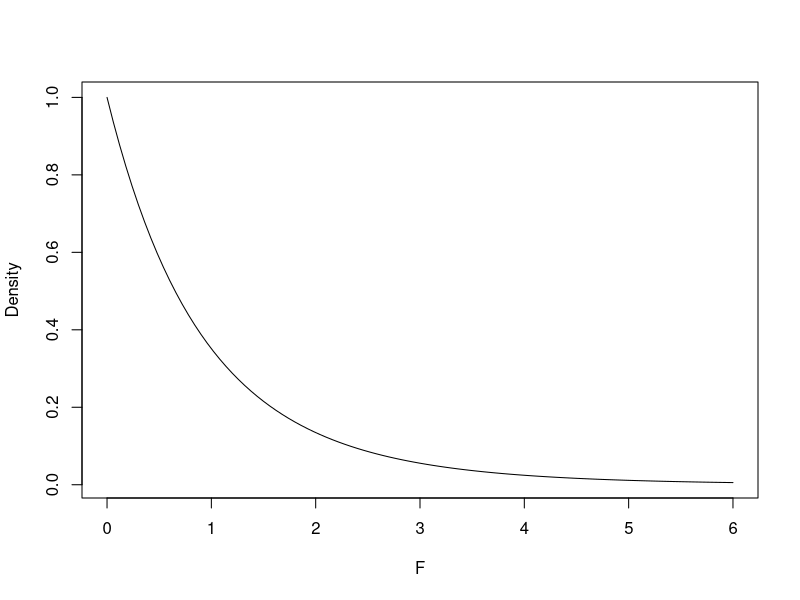
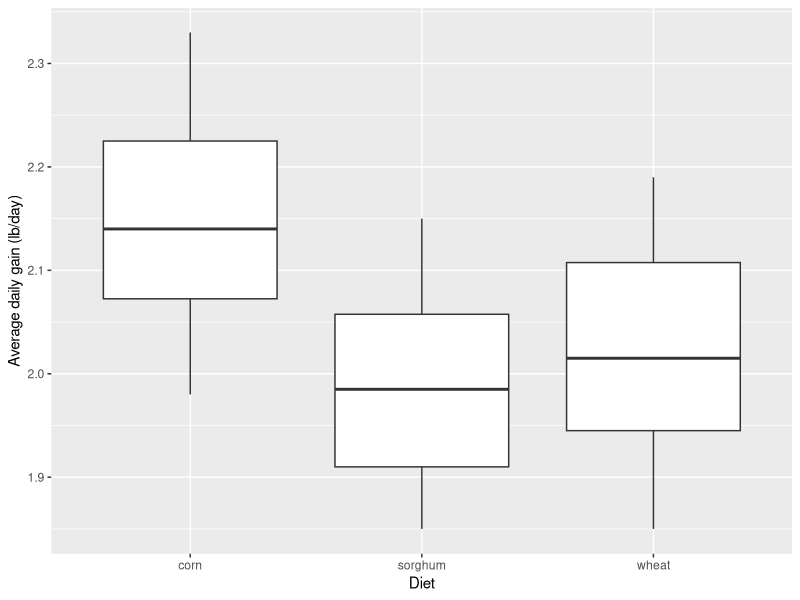
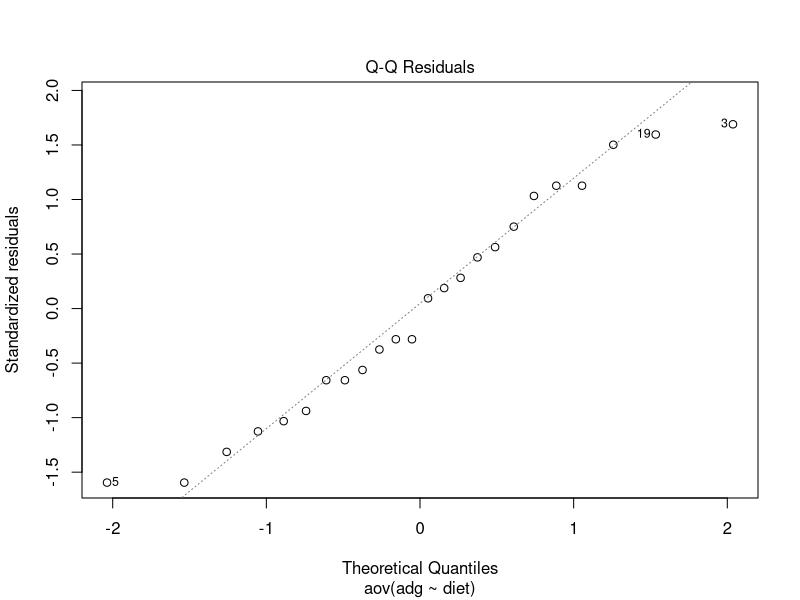
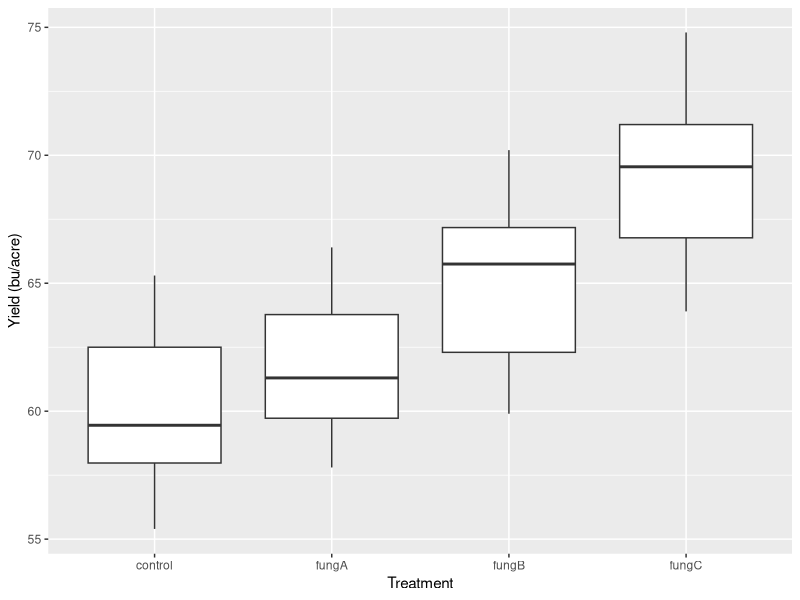
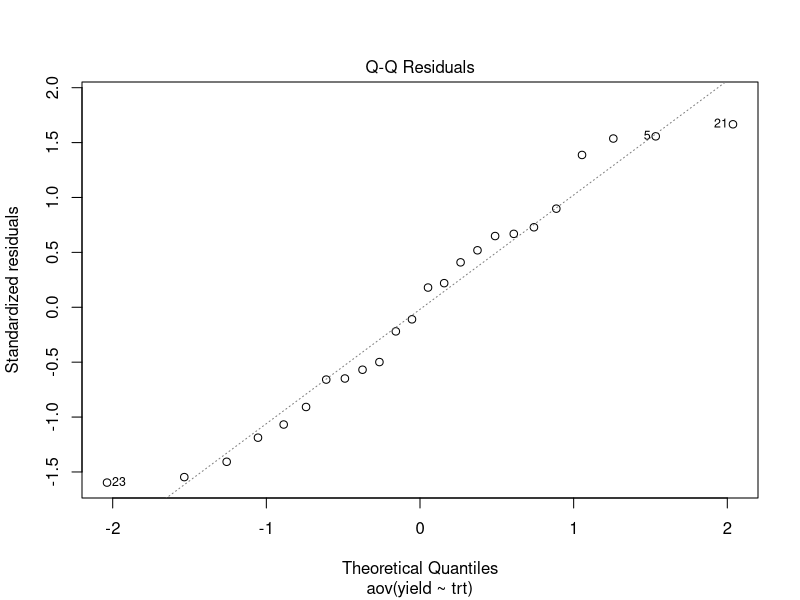

Write the R code that produced these figures, in order.
## ---- chunk 1
curve(df(x, 2, 21), from = 0, to = 6, xlab = "F", ylab = "Density")
## ---- chunk 2
pigs <- data.frame(
  diet = factor(rep(c("corn", "sorghum", "wheat"), each = 8)),
  adg = c(2.21, 2.05, 2.33, 2.12, 1.98, 2.27, 2.16, 2.08,
          1.92, 2.11, 1.85, 2.04, 1.96, 2.15, 1.88, 2.01,
          2.10, 1.90, 2.19, 1.98, 2.05, 1.85, 2.13, 1.96))
## ---- chunk 3
tapply(pigs$adg, pigs$diet, mean)
tapply(pigs$adg, pigs$diet, sd)
## ---- chunk 4
library(ggplot2)

ggplot(pigs, aes(x = diet, y = adg)) +
  geom_boxplot() +
  labs(x = "Diet", y = "Average daily gain (lb/day)")
## ---- chunk 5
fit <- aov(adg ~ diet, data = pigs)

## ---- chunk 6
plot(fit, which = 2)
## ---- chunk 7
library(car)
leveneTest(adg ~ diet, data = pigs)
## ---- chunk 8
summary(fit)
## ---- chunk 9
pf(4.461, 2, 21, lower.tail = FALSE)
## ---- chunk 10
library(emmeans)

diet_means <- emmeans(fit, ~ diet)
diet_means
## ---- chunk 11
pairs(diet_means)
## ---- chunk 12
confint(pairs(diet_means))
## ---- chunk 13
plots <- data.frame(
  trt = factor(rep(c("control", "fungA", "fungB", "fungC"), each = 6)),
  yield = c(58.2, 63.1, 55.4, 60.7, 65.3, 57.9,
            62.5, 57.8, 66.4, 60.1, 64.2, 59.6,
            66.8, 61.5, 70.2, 64.7, 59.9, 67.3,
            71.4, 66.2, 74.8, 68.5, 63.9, 70.6))
## ---- chunk 14
tapply(plots$yield, plots$trt, mean)
tapply(plots$yield, plots$trt, sd)

library(ggplot2)

ggplot(plots, aes(x = trt, y = yield)) +
  geom_boxplot() +
  labs(x = "Treatment", y = "Yield (bu/acre)")
## ---- chunk 15
fit <- aov(yield ~ trt, data = plots)

plot(fit, which = 2)
## ---- chunk 16
library(car)
leveneTest(yield ~ trt, data = plots)
## ---- chunk 17
summary(fit)
## ---- chunk 18
library(emmeans)

trt_means <- emmeans(fit, ~ trt)
trt_means

pairs(trt_means)

confint(pairs(trt_means))
